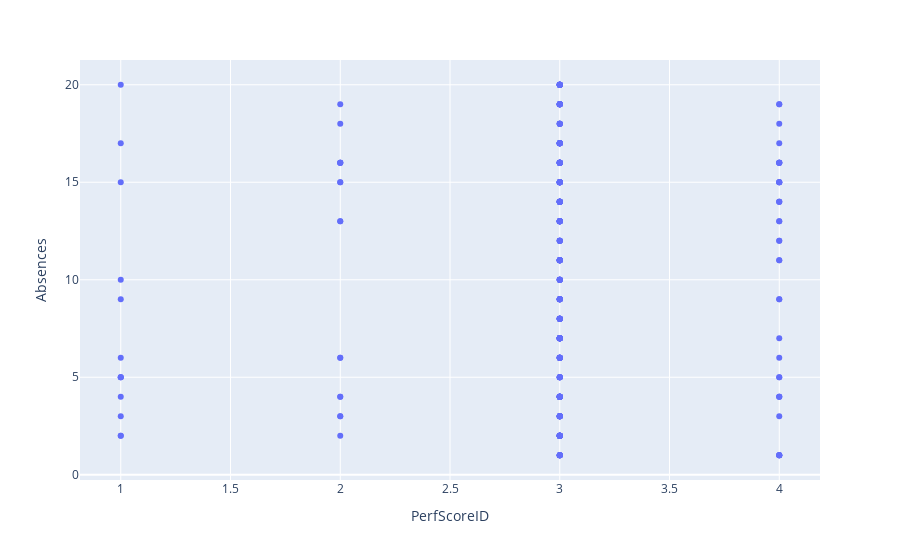

Write notebook code for a chart like this one.
### Code cell
fig = px.scatter(HRdb, x="PerfScoreID", y="Absences")
fig.show()

### Figure 1 — Plotly figure (JSON) as saved in the notebook; plotly's stock layout.template omitted (floating-point values rounded to 4 significant figures; data arrays with more than 128 entries replaced by an {"elided": "..."} marker saying what was removed)
{"data": [{"hovertemplate": "PerfScoreID=%{x}<br>Absences=%{y}<extra></extra>", "legendgroup": "", "marker": {"color": "#636efa", "symbol": "circle"}, "mode": "markers", "name": "", "orientation": "v", "showlegend": false, "type": "scatter", "x": {"elided": "307 int values"}, "xaxis": "x", "y": {"elided": "307 int values"}, "yaxis": "y"}], "layout": {"legend": {"tracegroupgap": 0}, "margin": {"t": 60}, "xaxis": {"anchor": "y", "domain": [0, 1], "title": {"text": "PerfScoreID"}}, "yaxis": {"anchor": "x", "domain": [0, 1], "title": {"text": "Absences"}}}}
